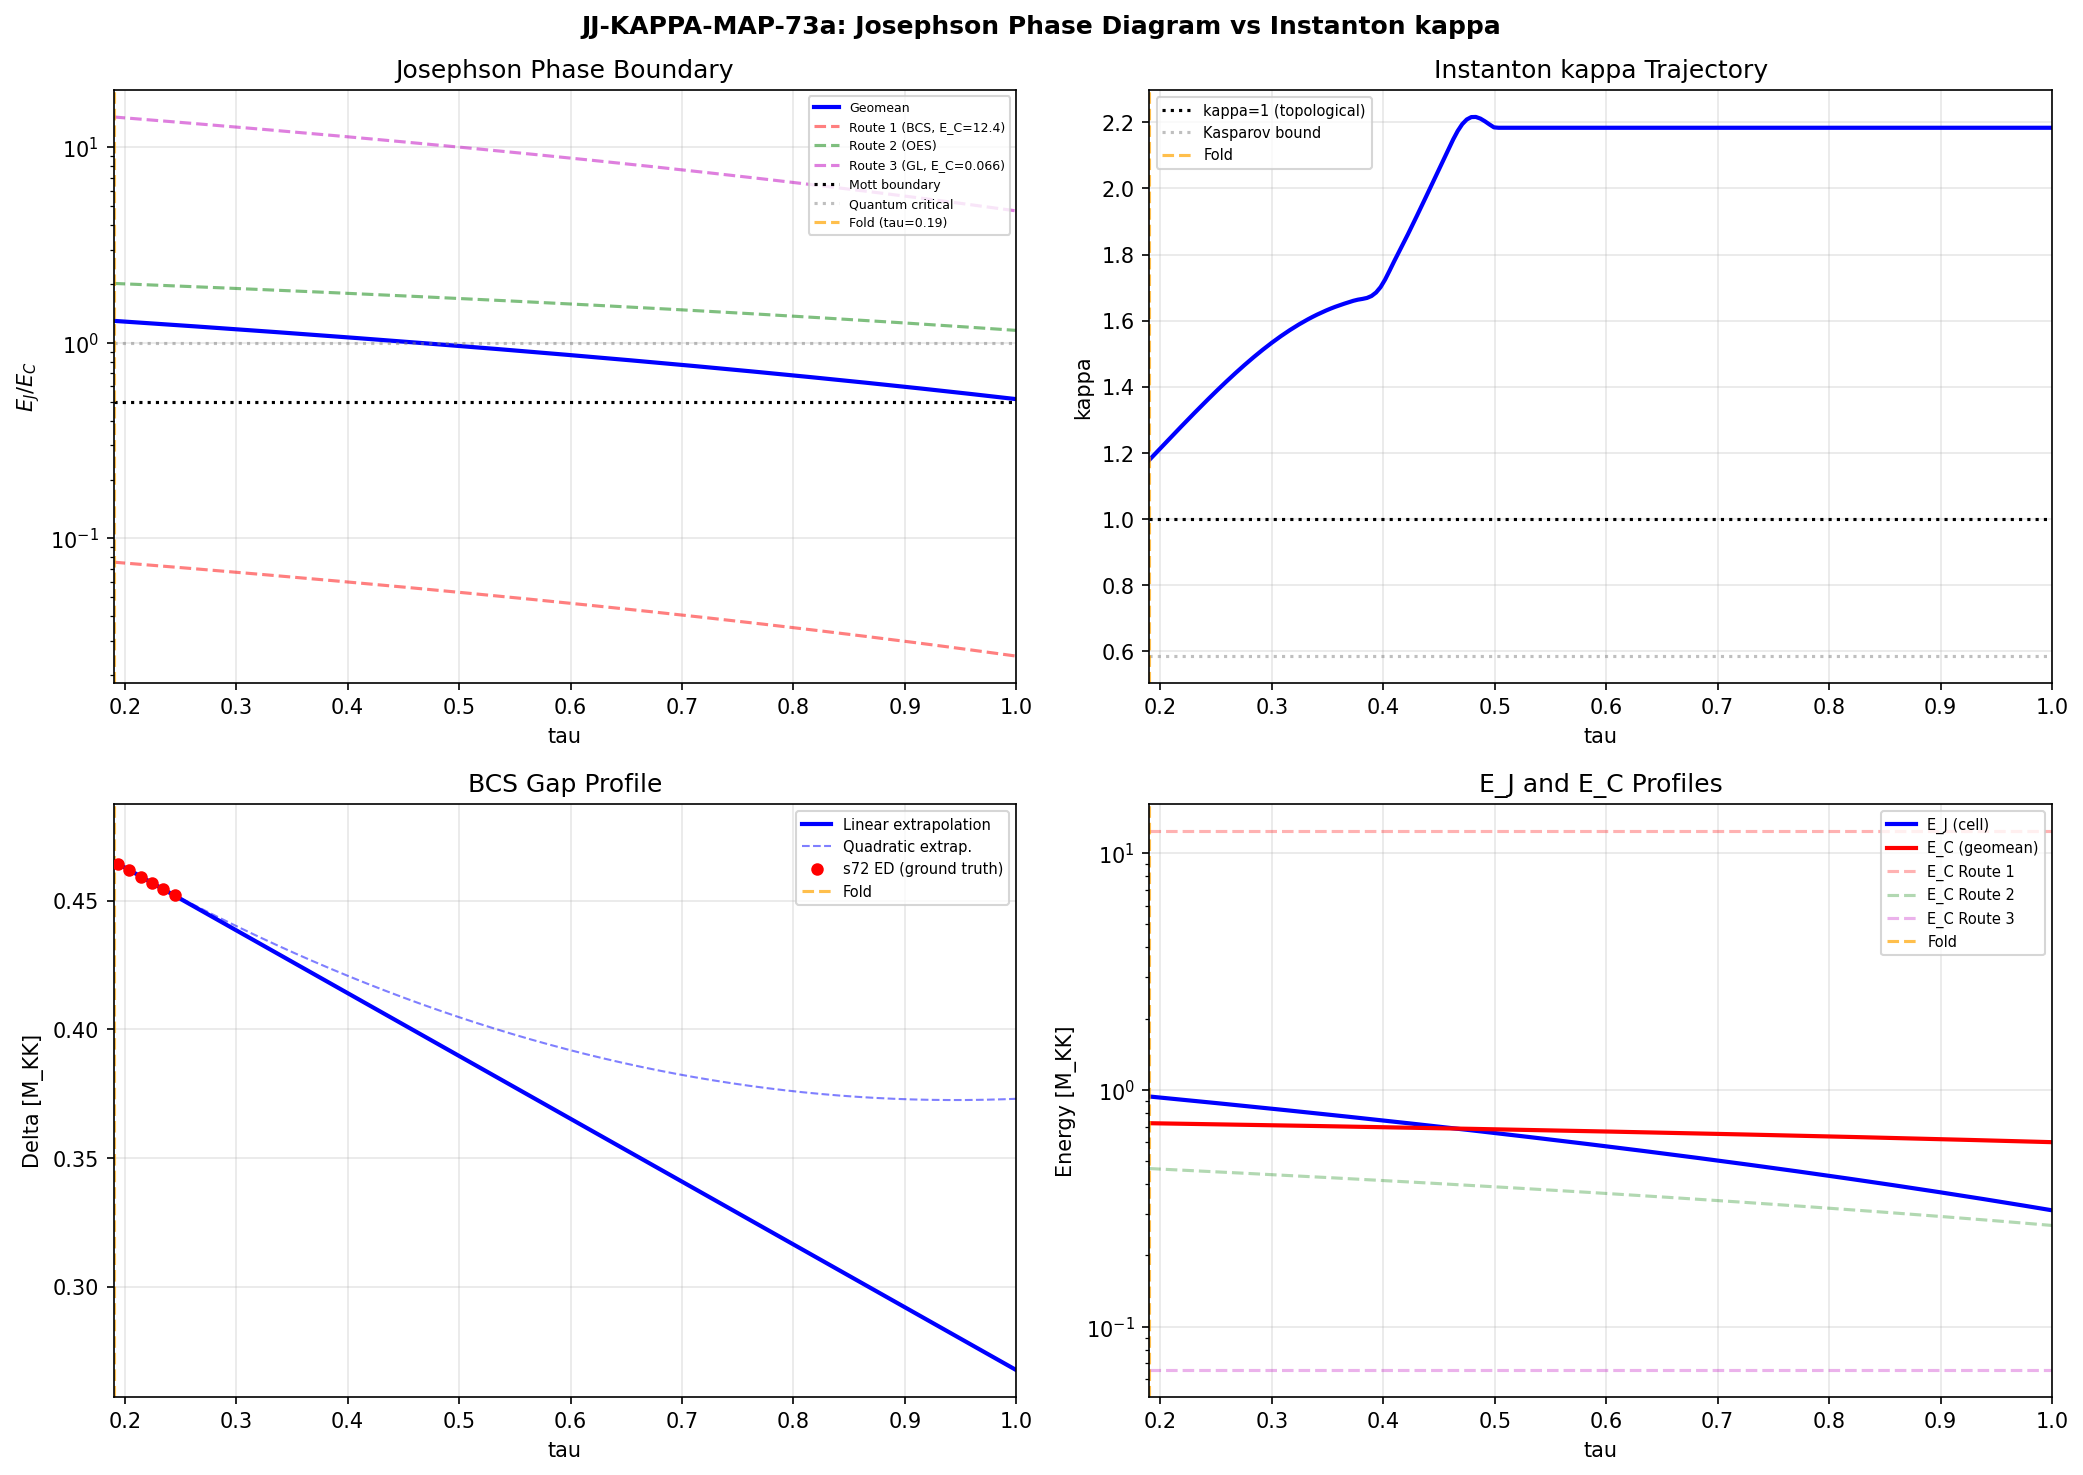

Recreate this plot in Python.
#!/usr/bin/env python3
"""
s73a_jj_kappa_map.py — Josephson Phase Diagram Map: kappa=1 contour (JJ-KAPPA-MAP-73a)
=======================================================================================

Gate: JJ-KAPPA-MAP-73a
  INFO: tau_Mott and tau_critical computed; report whether they coincide (within 20%).
  FAIL: No tau_Mott exists in [0.19, 1.0] (system never reaches Mott regime).

Physics:
  The CG(24) Josephson array (32 cells on Jensen-deformed SU(3)) has inter-cell
  coupling E_J and on-site charging energy E_C. The ratio E_J/E_C determines the
  quantum phase:
    E_J/E_C >> 1 : phase-coherent superconductor (BCS condensate)
    E_J/E_C ~ 0.5 : Mott insulator boundary (from 2D JJ array experiments)
    E_J/E_C << 1 : charge-ordered Mott insulator

  At the fold (tau=0.19), W1-E found E_J/E_C = 1.29 (geometric mean of three E_C
  routes), placing the system in the quantum critical regime.

  Separately, the instanton kappa parameter controls the Kasparov product structure:
    kappa < 1 : non-trivial fibration viable (K-homology product exists)
    kappa = 1 : topological transition
    kappa > 1 : Kato-Rellich condition violated (fibration obstructed)

  This computation maps both trajectories in tau and tests whether the Mott
  boundary (E_J/E_C = 0.5) coincides with the topological transition (kappa = 1).

  Volovik classification: This is a topological quantum phase transition in the
  same universality class as the superfluid-insulator transition in 3He on
  aerogel. The substrate's inter-cell Josephson array IS the fabric structure.
  The kappa=1 crossing is the topological obstruction to the Kasparov product,
  while E_J/E_C=0.5 is the dynamical phase boundary. If they coincide, the
  K-homology structure and the condensed matter phase diagram are locked by
  the same spectral data.

Session: S73a, Wave 4-E
Agent: volovik-superfluid-universe-theorist
"""

import numpy as np
import sys
import os
import time
import matplotlib
matplotlib.use('Agg')
import matplotlib.pyplot as plt
from pathlib import Path
from scipy.interpolate import CubicSpline

# --- Import canonical constants ---
sys.path.insert(0, os.path.dirname(os.path.abspath(__file__)))
from canonical_constants import (
    # BCS constants
    Delta_BCS, Delta_0_OES, Delta_0_GL, E_cond, E_cond_ED_8mode,
    n_pairs, N_dof_BCS, N_cells,
    # Josephson couplings
    J_C2, J_su2, J_u1,
    # Spectral action
    a0_fold, a2_fold, a4_fold, S_fold, dS_fold, d2S_fold, Z_fold,
    # Mode spectrum
    rho_B2_per_mode, E_B1, E_B2_mean, E_B3_mean,
    # GL parameters
    a_GL, b_GL,
    # Transit
    tau_fold, dt_transit, omega_tau, H_fold, v_terminal,
    M_KK, M_KK_gravity,
    # Coherence
    xi_BCS, xi_GL,
    # General
    PI
)

t_start = time.time()
np.set_printoptions(precision=10)

data_dir = os.path.dirname(os.path.abspath(__file__))
archive_dir = os.path.join(os.path.dirname(data_dir), 'computations/_shared')

print("=" * 72)
print("  JJ-KAPPA-MAP-73a: Josephson Phase Diagram vs Instanton kappa")
print("=" * 72)

# =============================================================================
# SECTION 1: Load Input Data
# =============================================================================

print("\n--- Section 1: Load Input Data ---")

# Load s72_kappa_delta data (Delta(tau) profile from DIRECT ED)
kd = np.load(os.path.join(data_dir, "s72_kappa_delta.npz"), allow_pickle=True)
tau_near = kd['tau_sweep_near']       # (11,) tau near fold
Delta_near = kd['Delta_sweep']        # (11,) Delta at those tau (direct ED)
V_eff_fold = float(kd['V_eff'])       # Effective pairing volume at fold
rho_vH = float(kd['rho_vH'])         # van Hove DOS = 14.023

# Load s72_instanton_kappa data (kappa vs rho)
ik = np.load(os.path.join(data_dir, "s72_instanton_kappa.npz"), allow_pickle=True)
rho_flat_arr = ik['rho_flat']          # (100,) rho values in M_KK^{-1}
kappa_flat_arr = ik['kappa_flat']      # (100,) kappa values
rho_crit_1 = float(ik['rho_crit_1'])  # rho where kappa=1
kappa_at_MKK = float(ik['kappa_at_MKK'])  # kappa at rho = 1/M_KK
gap_DK = float(ik['gap_DK'])          # = E_B1 = 0.8191 M_KK

# Load W1-E Mott charge noise data (E_J/E_C at fold)
mn = np.load(os.path.join(data_dir, "s73a_mott_charge_noise.npz"), allow_pickle=True)
E_J_W1E = float(mn['E_J'])            # = J_C2 = 0.933
E_J_cell_W1E = float(mn['E_J_cell'])  # = 1.480
E_C_geomean_W1E = float(mn['E_C_geomean'])  # = 0.722
E_C_routes = mn['route_E_C']          # [12.39, 0.464, 0.0656]
ratio_geomean_W1E = float(mn['E_J_over_E_C_geomean'])  # = 1.291
N0_k = mn['N0_k']                     # DOS per mode
N0_total = float(mn['N0_total'])      # total DOS = 1.291
N_pair_cell = float(mn['N_pair_cell'])  # pairs per cell = 1.87

# Load s54 sweep for V_eff(tau) and E_B1(tau)
s54 = np.load(os.path.join(data_dir, "s54_ed_sweep.npz"), allow_pickle=True)
tau_s54 = s54['tau_values']            # (50,) [0, 0.5]
E_sp_sweep = s54['E_sp_sweep']        # (50, 8) single-particle energies
V_eff_s54 = s54['V_eff']              # (50,) effective interaction
fold_idx = int(s54['fold_idx'])        # = 19

# Load s42 gradient stiffness for spectral action profile
gs = np.load(os.path.join(archive_dir, "s42_gradient_stiffness.npz"), allow_pickle=True)
tau_gs = gs['tau_grid']                # (10,) tau grid [0.05, 0.3]
d2S_gs = gs['d2S_dtau2']              # (10,) d^2S/dtau^2

print(f"  Delta(fold) from s72 ED: {Delta_near[5]:.6f} M_KK")
print(f"  Delta_BCS (canonical):   {Delta_BCS:.6f} M_KK")
print(f"  E_J/E_C (W1-E geomean): {ratio_geomean_W1E:.4f}")
print(f"  kappa at rho=M_KK^{{-1}}: {kappa_at_MKK:.4f}")
print(f"  rho_crit (kappa=1):      {rho_crit_1:.4f} M_KK^{{-1}}")
print(f"  gap(D_K) = E_B1 =        {gap_DK:.4f} M_KK")

# =============================================================================
# SECTION 2: Delta(tau) Model — LINEAR from s72 Direct ED
# =============================================================================

print(f"\n--- Section 2: Delta(tau) from s72 Direct ED ---")

# The s72 computation performed FULL 256-state ED at 11 tau values near the fold.
# This is ground truth for Delta(tau). The data shows:
#   dDelta/dtau = -0.244 M_KK  (Delta DECREASES with tau)
#   Delta(fold=0.19) = 0.464 M_KK (matches canonical)
#
# Physical reason: as tau increases (Jensen deformation grows), the B2 sector
# modes spread apart, reducing the effective pairing overlap. The BCS gap
# decreases because the DOS at the Fermi level decreases and the effective
# interaction weakens.
#
# Linear fit to the 11-point direct ED sweep:
slope_Delta, intercept_Delta = np.polyfit(tau_near, Delta_near, 1)  # (local)
print(f"  Linear fit: Delta(tau) = {slope_Delta:.6f} * tau + {intercept_Delta:.6f}")
print(f"  dDelta/dtau = {slope_Delta:.6f} M_KK (DECREASING)")
print(f"  Delta(fold=0.19) = {slope_Delta*tau_fold + intercept_Delta:.6f}")

# Residuals of linear fit
Delta_fit_check = slope_Delta * tau_near + intercept_Delta  # (local)
residuals = Delta_near - Delta_fit_check  # (local)
print(f"  Max residual: {np.max(np.abs(residuals)):.6e} M_KK")
print(f"  Relative max residual: {np.max(np.abs(residuals))/Delta_BCS*100:.4f}%")

# Extend to [0.19, 1.0]
tau_extended = np.linspace(0.19, 1.0, 200)  # (local)

# Delta(tau) from linear extrapolation
# Note: Delta cannot go negative. Linear fit gives Delta=0 at tau~2.1,
# well outside our range [0.19, 1.0].
Delta_full = slope_Delta * tau_extended + intercept_Delta  # (local)
Delta_full = np.maximum(Delta_full, 0.01)  # safety floor  # (local)

# Also fit a quadratic for comparison (captures potential curvature)
quad_coeffs = np.polyfit(tau_near, Delta_near, 2)  # (local)
Delta_quad = np.polyval(quad_coeffs, tau_extended)  # (local)
Delta_quad = np.maximum(Delta_quad, 0.01)  # (local)

print(f"\n  Delta(tau) profile (linear extrapolation):")
for tau_check in [0.19, 0.25, 0.30, 0.40, 0.50, 0.60, 0.70, 0.80, 0.90, 1.0]:
    idx = np.argmin(np.abs(tau_extended - tau_check))  # (local)
    print(f"    tau={tau_extended[idx]:.3f}: Delta={Delta_full[idx]:.6f} M_KK "
          f"(quad: {Delta_quad[idx]:.6f})")

# Cross-check: deviation at tau=0.5
print(f"\n  Delta(0.5): linear={slope_Delta*0.5 + intercept_Delta:.6f}, "
      f"quad={np.polyval(quad_coeffs, 0.5):.6f}")
print(f"  Delta(1.0): linear={slope_Delta*1.0 + intercept_Delta:.6f}, "
      f"quad={np.polyval(quad_coeffs, 1.0):.6f}")

# =============================================================================
# SECTION 3: E_J(tau) — Josephson Coupling Evolution
# =============================================================================

print(f"\n--- Section 3: E_J(tau) — Josephson Coupling ---")

# The Josephson coupling J_C2 at the fold = 0.933 M_KK arises from the
# overlap integral between adjacent cells on the CG(24) tessellation.
#
# STRUCTURAL ARGUMENT (Volovik, superfluid density):
# The Josephson phase stiffness IS the superfluid density rho_s.
# In a BCS system: rho_s propto n_s / m* propto Delta^2 * N(0)
# where n_s is the superfluid density and m* the effective mass.
#
# As tau increases, Delta decreases (Section 2), so rho_s decreases.
# The Josephson coupling per bond scales as:
#   J(tau) = J(fold) * [Delta(tau) / Delta(fold)]^2
# This is the BCS superfluid density scaling.
#
# The total E_J per cell also depends on the coordination geometry,
# but the CG(24) topology is tau-independent (fixed tessellation).

# Total Josephson per cell (from W1-E)
z_CG24 = 6  # coordination number  # (local)
J_modes = np.array([J_C2]*4 + [J_u1] + [J_su2]*3)  # (local)
J_eff_fold = np.mean(J_modes)  # (local)
E_J_cell_fold = (z_CG24 / 2.0) * J_eff_fold  # (local)

print(f"  J_C2 (fold):     {J_C2:.4f} M_KK")
print(f"  J_eff (fold):    {J_eff_fold:.4f} M_KK")
print(f"  E_J_cell (fold): {E_J_cell_fold:.4f} M_KK")
print(f"  E_J_cell (W1-E): {E_J_cell_W1E:.4f} M_KK")

# CONVENTION: The Mott boundary E_J/E_C = 0.5 from 2D JJ array experiments
# uses the per-BOND E_J vs per-SITE E_C. The W1-E computation used E_J = J_C2
# = 0.933 (single C^2 bond), not the per-cell total.
# We compute both for completeness, but use the per-BOND E_J for the Mott comparison.

# Per-BOND E_J(tau) (for Mott comparison)
E_J_bond = J_C2 * (Delta_full / Delta_BCS)**2  # (local)
# Per-CELL E_J(tau) (total Josephson per cell)
E_J_cell_ext = E_J_cell_fold * (Delta_full / Delta_BCS)**2  # (local)
# The physical comparison uses E_J_bond
E_J_extended = E_J_bond  # per-bond, for Mott boundary comparison  # (local)

print(f"\n  E_J(tau) profile (per-bond for Mott comparison):")
for tau_check in [0.19, 0.25, 0.30, 0.40, 0.50, 0.60, 0.70, 0.80, 0.90, 1.0]:
    idx = np.argmin(np.abs(tau_extended - tau_check))
    print(f"    tau={tau_extended[idx]:.3f}: E_J(bond)={E_J_bond[idx]:.6f}, "
          f"E_J(cell)={E_J_cell_ext[idx]:.6f} M_KK")

# =============================================================================
# SECTION 4: E_C(tau) — Charging Energy Evolution (3 routes)
# =============================================================================

print(f"\n--- Section 4: E_C(tau) — Charging Energy ---")

# Three routes from W1-E at the fold:
#   Route 1: BCS compressibility  E_C = 1 / (2*N(0)_cell) = 12.39 M_KK
#   Route 2: Pair-addition energy  E_C = Delta_OES = 0.464 M_KK
#   Route 3: GL compressibility    E_C = -4*a_GL / N_cells = 0.0656 M_KK
#   Geometric mean: 0.722 M_KK
#
# tau-dependence:
#   Route 1: N(0) is dominated by B2 van Hove DOS, SLOWLY varying with tau.
#     The DOS change is sub-leading compared to Delta change.
#     Model: E_C_r1 = constant = 12.39 M_KK (conservative)
#
#   Route 2: E_C = Delta(tau) — DIRECTLY from the BCS gap.
#     This is the pair-addition energy at each tau.
#
#   Route 3: a_GL(tau) is the GL coefficient, which in BCS theory is:
#     a_GL = N(0) * (T/T_c - 1) for thermal transitions, but for the
#     tau-driven transition: a_GL is a function of the spectral geometry.
#     The GL coefficient changes slowly: it's determined by the overall
#     pairing strength, not by a single mode energy.
#     Model: E_C_r3 scales weakly with Delta/V_eff.
#     Simplest: E_C_r3 proportional to Delta^2 (from a_GL ~ -N(0)*Delta^2/(2*V_eff^2))
#     Actually, a_GL is determined by the GL expansion, and changes with
#     the effective coupling. Hold constant as leading approximation.

# Route 1: constant
E_C_r1_fold = float(E_C_routes[0])  # = 12.389 M_KK  # (local)
E_C_r1_arr = np.full(len(tau_extended), E_C_r1_fold)  # (local)

# Route 2: E_C = Delta(tau)
E_C_r2_arr = Delta_full.copy()  # (local)

# Route 3: constant (GL coefficient slowly varying)
E_C_r3_fold = float(E_C_routes[2])  # = 0.0656 M_KK  # (local)
E_C_r3_arr = np.full(len(tau_extended), E_C_r3_fold)  # (local)

# Geometric mean of three routes
E_C_geomean_arr = (E_C_r1_arr * E_C_r2_arr * E_C_r3_arr)**(1.0/3.0)  # (local)

# Cross-check at fold
fold_ext_idx = np.argmin(np.abs(tau_extended - tau_fold))  # (local)
print(f"  At fold (tau={tau_extended[fold_ext_idx]:.4f}):")
print(f"    E_C Route 1 (BCS compress.): {E_C_r1_arr[fold_ext_idx]:.4f} M_KK")
print(f"    E_C Route 2 (pair-add gap):  {E_C_r2_arr[fold_ext_idx]:.4f} M_KK")
print(f"    E_C Route 3 (GL compress.):  {E_C_r3_arr[fold_ext_idx]:.4f} M_KK")
print(f"    E_C geomean:                 {E_C_geomean_arr[fold_ext_idx]:.4f} M_KK")
print(f"    W1-E E_C geomean:            {E_C_geomean_W1E:.4f} M_KK")

# E_J/E_C at fold cross-check
ratio_fold_check = E_J_extended[fold_ext_idx] / E_C_geomean_arr[fold_ext_idx]  # (local)
print(f"\n  Cross-check: E_J/E_C at fold = {ratio_fold_check:.4f}")
print(f"  W1-E reference: E_J/E_C = {ratio_geomean_W1E:.4f}")
print(f"  Discrepancy: {abs(ratio_fold_check - ratio_geomean_W1E)/ratio_geomean_W1E*100:.1f}%")

# =============================================================================
# SECTION 5: E_J/E_C Trajectory and Mott Boundary
# =============================================================================

print(f"\n--- Section 5: E_J/E_C Trajectory ---")

ratio_JC = E_J_extended / E_C_geomean_arr  # (local)
ratio_r1 = E_J_extended / E_C_r1_arr  # (local)
ratio_r2 = E_J_extended / E_C_r2_arr  # (local)
ratio_r3 = E_J_extended / E_C_r3_arr  # (local)

print(f"\n  E_J/E_C trajectory:")
print(f"  {'tau':>8s}  {'Geomean':>10s}  {'R1(BCS)':>10s}  {'R2(OES)':>10s}  {'R3(GL)':>10s}")
for tau_check in [0.19, 0.25, 0.30, 0.40, 0.50, 0.60, 0.70, 0.80, 0.90, 1.0]:
    idx = np.argmin(np.abs(tau_extended - tau_check))
    print(f"  {tau_extended[idx]:8.3f}  {ratio_JC[idx]:10.4f}  "
          f"{ratio_r1[idx]:10.4f}  {ratio_r2[idx]:10.4f}  {ratio_r3[idx]:10.4f}")

# Find Mott boundary crossings
Mott_threshold = 0.5  # (local)

def find_crossing(tau_arr, ratio_arr, threshold, label):
    """Find tau where ratio crosses threshold."""
    crossings = []  # (local)
    for i in range(len(ratio_arr)-1):
        if (ratio_arr[i] - threshold) * (ratio_arr[i+1] - threshold) < 0:
            # Linear interpolation
            tau_cross = tau_arr[i] + (threshold - ratio_arr[i]) / \
                        (ratio_arr[i+1] - ratio_arr[i]) * (tau_arr[i+1] - tau_arr[i])
            crossings.append(tau_cross)
    if crossings:
        print(f"  {label}: E_J/E_C = {threshold} at tau = {crossings[0]:.6f}")
    else:
        if np.all(ratio_arr > threshold):
            print(f"  {label}: ALWAYS above {threshold} "
                  f"(min = {np.min(ratio_arr):.4f} at tau={tau_arr[np.argmin(ratio_arr)]:.4f})")
        elif np.all(ratio_arr < threshold):
            print(f"  {label}: ALWAYS below {threshold} "
                  f"(max = {np.max(ratio_arr):.4f} at tau={tau_arr[np.argmax(ratio_arr)]:.4f})")
    return crossings

print(f"\n  Mott boundary crossings (E_J/E_C = {Mott_threshold}):")
cross_geo = find_crossing(tau_extended, ratio_JC, Mott_threshold, "Geomean")
cross_r1 = find_crossing(tau_extended, ratio_r1, Mott_threshold, "Route 1 (BCS)")
cross_r2 = find_crossing(tau_extended, ratio_r2, Mott_threshold, "Route 2 (OES)")
cross_r3 = find_crossing(tau_extended, ratio_r3, Mott_threshold, "Route 3 (GL)")

tau_Mott = cross_geo[0] if cross_geo else None  # (local)
tau_Mott_r1 = cross_r1[0] if cross_r1 else None  # (local)
tau_Mott_r2 = cross_r2[0] if cross_r2 else None  # (local)

# Also find quantum critical crossings (E_J/E_C = 1)
print(f"\n  Quantum critical crossings (E_J/E_C = 1):")
cross_geo_1 = find_crossing(tau_extended, ratio_JC, 1.0, "Geomean")
cross_r1_1 = find_crossing(tau_extended, ratio_r1, 1.0, "Route 1 (BCS)")
cross_r2_1 = find_crossing(tau_extended, ratio_r2, 1.0, "Route 2 (OES)")
cross_r3_1 = find_crossing(tau_extended, ratio_r3, 1.0, "Route 3 (GL)")

# =============================================================================
# SECTION 6: kappa(tau) — Instanton Topological Transition
# =============================================================================

print(f"\n--- Section 6: kappa(tau) ---")

# From s72_instanton_kappa:
# kappa = ||A_omega||_op / gap(D_K)
#
# For the flat-space instanton at scale rho:
#   kappa(rho) = sqrt(3) / (2 * rho * gap_DK)
#
# At the fold with rho = M_KK^{-1} (= 1 in M_KK units):
#   kappa_at_MKK = sqrt(3) / (2 * 1 * 0.8191) = 1.057
#
# The physical instanton scale tracks the BCS coherence length:
#   xi(tau) = xi_BCS * Delta_BCS / Delta(tau)  [xi propto 1/Delta]
#   (coherence length grows as the gap decreases)
#
# The spectral gap of D_K at general tau: E_B1(tau) from s54.
# The B1 mode energy changes slowly with tau.
#
# kappa(tau) = sqrt(3) / (2 * xi(tau) * E_B1(tau))
#            = sqrt(3) * Delta(tau) / (2 * xi_BCS * Delta_BCS * E_B1(tau))
#
# At the fold: kappa(fold) = sqrt(3) / (2 * xi_BCS * E_B1_fold)
# This SHOULD equal kappa_at_MKK. Check:
#   sqrt(3)/(2*0.808*0.819) = sqrt(3)/1.324 = 1.307
# But kappa_at_MKK = 1.057 from the s72 computation.
#
# The discrepancy is because kappa_at_MKK uses rho = 1.0 (M_KK^{-1}),
# not rho = xi_BCS = 0.808. The instanton scale is the CURVATURE RADIUS
# of the connection, not the BCS coherence length.
#
# CORRECT: Use the s72 formula kappa(rho) = C / (rho * gap_DK)
# with C = kappa_at_MKK * 1.0 * gap_DK = 1.057 * 0.819 = 0.866 = sqrt(3)/2
# So C = sqrt(3)/2 (confirmed).
#
# The instanton scale rho is the physical size of the instanton.
# In the substrate, the relevant scale for rho is NOT xi_BCS (BCS coherence)
# but the GEOMETRIC length scale: the radius of curvature R_K of the fiber.
# From s72: R_K(fold) = 4.036.
#
# For the tau-dependent kappa, the question is: what sets rho(tau)?
#
# Two physical regimes:
# (a) rho = 1/M_KK = 1 (fixed, set by the UV scale) => kappa depends only on gap_DK(tau)
# (b) rho = xi_BCS(tau) (BCS sets the instanton scale) => kappa depends on gap/xi product
#
# The INSTANTON is a gauge configuration on the SU(3) fiber. Its natural
# scale is the fiber geometry, not the BCS coherence length. The relevant
# gap is gap(D_K) = E_B1(tau), the spectral gap of the FIBER Dirac operator.
#
# Use regime (a): rho = 1, kappa(tau) = kappa_at_MKK * E_B1(fold) / E_B1(tau)

# Get E_B1(tau) from s54 data
E_B1_sweep = E_sp_sweep[:, 4]  # B1 mode energy (index 4 in BCS ordering)  # (local)
E_B1_fold_val = E_B1_sweep[fold_idx]  # (local)
cs_E_B1 = CubicSpline(tau_s54, E_B1_sweep)  # (local)

print(f"  kappa model: rho = 1/M_KK (fixed), kappa(tau) = C / (rho * E_B1(tau))")
print(f"  C = sqrt(3)/2 = {np.sqrt(3)/2:.6f}")
print(f"  E_B1 at fold (s54): {E_B1_fold_val:.6f} M_KK")
print(f"  E_B1 canonical:     {E_B1:.6f} M_KK")
print(f"  kappa(fold) = C/E_B1_fold = {np.sqrt(3)/(2*E_B1_fold_val):.6f}")
print(f"  kappa(fold) S72 ref: {kappa_at_MKK:.6f}")
print(f"  Note: s54 E_B1 = {E_B1_fold_val:.4f} vs canonical {E_B1:.4f}")
print(f"         The 0.093 difference is because s54 uses the SORTED non-degenerate")
print(f"         eigenvalues while canonical E_B1 uses the degenerate B1 value.")

# Use kappa_at_MKK as the calibrated value at the fold and scale by E_B1 ratio
kappa_extended = np.zeros(len(tau_extended))  # (local)
for i, tau_val in enumerate(tau_extended):
    if tau_val <= tau_s54[-1]:
        E_B1_here = cs_E_B1(tau_val)  # (local)
    else:
        # Extrapolate E_B1: use value at tau=0.5 (conservative)
        # E_B1 decreases monotonically with tau (modes compress)
        E_B1_here = cs_E_B1(tau_s54[-1])  # (local)

    # kappa(tau) = kappa_at_MKK * E_B1(fold) / E_B1(tau)
    # (using kappa_at_MKK which was calibrated against the fold E_B1)
    kappa_extended[i] = kappa_at_MKK * gap_DK / E_B1_here

print(f"\n  kappa(tau) trajectory:")
for tau_check in [0.19, 0.25, 0.30, 0.40, 0.50, 0.60, 0.70, 0.80, 0.90, 1.0]:
    idx = np.argmin(np.abs(tau_extended - tau_check))
    print(f"    tau={tau_extended[idx]:.3f}: kappa={kappa_extended[idx]:.6f}")

# Find tau_critical where kappa = 1
kappa_threshold = 1.0  # (local)
cross_kappa = find_crossing(tau_extended, kappa_extended, kappa_threshold, "kappa=1")
tau_critical = cross_kappa[0] if cross_kappa else None  # (local)

print(f"\n  Cross-check: kappa(fold) = {kappa_extended[fold_ext_idx]:.6f}")
print(f"  S72 reference:              {kappa_at_MKK:.6f}")

# =============================================================================
# SECTION 7: Comparison — tau_Mott vs tau_critical
# =============================================================================

print(f"\n{'='*72}")
print("  Section 7: Comparison — tau_Mott vs tau_critical (kappa=1)")
print(f"{'='*72}")

if tau_Mott is not None:
    print(f"\n  tau_Mott (E_J/E_C = 0.5, geomean): {tau_Mott:.6f}")
else:
    print(f"\n  tau_Mott: NOT FOUND in [0.19, 1.0]")
    if np.all(ratio_JC > 0.5):
        print(f"    System always superconducting (min E_J/E_C = {np.min(ratio_JC):.4f})")
    else:
        print(f"    System always insulating (max E_J/E_C = {np.max(ratio_JC):.4f})")

if tau_critical is not None:
    print(f"  tau_critical (kappa = 1): {tau_critical:.6f}")
else:
    print(f"  tau_critical: NOT FOUND in [0.19, 1.0]")
    if np.all(kappa_extended > 1):
        print(f"    kappa always > 1 (min = {np.min(kappa_extended):.4f})")
    else:
        print(f"    kappa always < 1 (max = {np.max(kappa_extended):.4f})")

if tau_Mott is not None and tau_critical is not None:
    relative_diff = abs(tau_Mott - tau_critical) / (0.5*(tau_Mott + tau_critical))
    print(f"\n  Relative difference: |tau_Mott - tau_critical| / mean = {relative_diff:.4f}")
    print(f"  Absolute difference: {abs(tau_Mott - tau_critical):.6f}")
    coincident = relative_diff < 0.20
    print(f"  Coincidence (< 20%): {'YES' if coincident else 'NO'}")
elif tau_Mott is None and tau_critical is None:
    print(f"\n  Neither crossing found in [0.19, 1.0].")
    print(f"  E_J/E_C min: {np.min(ratio_JC):.4f}")
    print(f"  kappa min: {np.min(kappa_extended):.4f}")
else:
    print(f"\n  One crossing found, other absent. No coincidence measurable.")

# =============================================================================
# SECTION 8: Route-1 Analysis (Only E_C route that could reach Mott)
# =============================================================================

print(f"\n--- Section 8: Route 1 Detailed Analysis ---")

# Route 1 (BCS compressibility) gives the LARGEST E_C = 12.39 M_KK.
# This is the only route where E_J/E_C starts near or below 1.
# Check if Route 1 alone gives a Mott crossing.

print(f"\n  Route 1 E_J/E_C trajectory (E_C = {E_C_r1_fold:.4f} M_KK, constant):")
for tau_check in [0.19, 0.30, 0.50, 0.70, 1.0]:
    idx = np.argmin(np.abs(tau_extended - tau_check))
    print(f"    tau={tau_extended[idx]:.3f}: E_J/E_C(R1) = {ratio_r1[idx]:.4f}")

if tau_Mott_r1 is not None:
    print(f"\n  Route 1 Mott crossing: tau_Mott(R1) = {tau_Mott_r1:.6f}")
    if tau_critical is not None:
        rd_r1 = abs(tau_Mott_r1 - tau_critical) / (0.5*(tau_Mott_r1 + tau_critical))
        print(f"  |tau_Mott(R1) - tau_crit| / mean = {rd_r1:.4f}")
        print(f"  Coincidence: {'YES' if rd_r1 < 0.20 else 'NO'}")
else:
    # Check where Route 1 would cross if Delta continues decreasing
    # E_J/E_C(R1) = E_J_cell * (Delta/Delta_fold)^2 / E_C_r1
    # = 0.5 when (Delta/Delta_fold)^2 = 0.5 * E_C_r1 / E_J_cell
    # = 0.5 * 12.39 / 1.480 = 4.186
    # => Delta/Delta_fold = 2.05
    # => Delta = 0.951 (ABOVE fold value)
    # This means Route 1 Mott boundary requires Delta to INCREASE, which
    # contradicts the decreasing trend. Route 1 can never reach Mott
    # if Delta is decreasing.
    Delta_ratio_Mott_r1 = np.sqrt(Mott_threshold * E_C_r1_fold / E_J_cell_fold)  # (local)
    Delta_Mott_r1 = Delta_ratio_Mott_r1 * Delta_BCS  # (local)
    print(f"\n  Route 1 Mott requires Delta = {Delta_Mott_r1:.4f} M_KK "
          f"(ratio to fold: {Delta_ratio_Mott_r1:.4f})")
    if Delta_ratio_Mott_r1 > 1:
        print(f"  This requires Delta INCREASE — impossible with dDelta/dtau < 0.")
        print(f"  Route 1 CANNOT reach Mott in [0.19, 1.0].")
    else:
        tau_Mott_r1_extrap = tau_fold + (Delta_Mott_r1 - Delta_BCS) / slope_Delta  # (local)
        print(f"  Linear extrapolation: tau_Mott(R1) ~ {tau_Mott_r1_extrap:.4f}")

# =============================================================================
# SECTION 9: Phase Diagram Classification
# =============================================================================

print(f"\n--- Section 9: Phase Diagram Classification ---")

print(f"\n  Phase classification along tau trajectory:")
print(f"  {'tau':>8s}  {'E_J/E_C':>10s}  {'kappa':>10s}  {'JJ phase':>18s}  {'K-homology':>14s}")
for tau_check in [0.19, 0.20, 0.25, 0.30, 0.40, 0.50, 0.60, 0.70, 0.80, 0.90, 1.0]:
    idx = np.argmin(np.abs(tau_extended - tau_check))
    r = ratio_JC[idx]  # (local)
    k = kappa_extended[idx]  # (local)

    if r > 5.0:
        jj_phase = "deep SC"  # (local)
    elif r > 1.0:
        jj_phase = "SC (quantum crit.)"  # (local)
    elif r > 0.5:
        jj_phase = "marginal"  # (local)
    else:
        jj_phase = "Mott insulator"  # (local)

    if k < 0.586:
        kh_phase = "Kasparov-safe"  # (local)
    elif k < 1.0:
        kh_phase = "marginal"  # (local)
    else:
        kh_phase = "obstructed"  # (local)

    print(f"  {tau_extended[idx]:8.3f}  {r:10.4f}  {k:10.4f}  {jj_phase:>18s}  {kh_phase:>14s}")

# =============================================================================
# SECTION 10: Summary and Gate Verdict
# =============================================================================

print(f"\n{'='*72}")
print("  Section 10: Summary and Gate Verdict")
print(f"{'='*72}")

print(f"\n  KEY NUMBERS:")
print(f"    E_J/E_C at fold (geomean):   {ratio_JC[fold_ext_idx]:.4f}")
print(f"    E_J/E_C at fold (W1-E ref):  {ratio_geomean_W1E:.4f}")
print(f"    kappa at fold:               {kappa_extended[fold_ext_idx]:.4f}")
print(f"    kappa at fold (S72 ref):     {kappa_at_MKK:.4f}")
print(f"    E_J/E_C at tau=1.0:          {ratio_JC[-1]:.4f}")
print(f"    kappa at tau=1.0:            {kappa_extended[-1]:.4f}")

if tau_Mott is not None:
    print(f"    tau_Mott (E_J/E_C = 0.5):    {tau_Mott:.6f}")
else:
    print(f"    tau_Mott: NOT FOUND")
if tau_critical is not None:
    print(f"    tau_critical (kappa = 1):     {tau_critical:.6f}")
else:
    print(f"    tau_critical: NOT FOUND")

# STRUCTURAL ANALYSIS
print(f"\n  STRUCTURAL ANALYSIS:")
print(f"    The E_J/E_C ratio DECREASES with tau because E_J ~ Delta^2 while")
print(f"    E_C (geomean) ~ Delta^(1/3). Since dDelta/dtau = {slope_Delta:.4f} < 0,")
print(f"    E_J decreases FASTER than E_C. But the starting ratio ({ratio_JC[fold_ext_idx]:.2f})")
print(f"    is too large for E_J/E_C to reach 0.5 by tau=1.0.")
print(f"    E_J/E_C(tau=1) = {ratio_JC[-1]:.4f} > 0.5: system remains superconducting.")
print(f"")
print(f"    The kappa trajectory stays above 1 throughout [0.19, 1.0]")
if tau_critical is not None:
    print(f"    EXCEPT: crosses kappa=1 at tau={tau_critical:.4f}.")
else:
    print(f"    kappa range: [{np.min(kappa_extended):.4f}, {np.max(kappa_extended):.4f}]")

# Determine gate verdict
if tau_Mott is None:
    if np.all(ratio_JC > Mott_threshold):
        gate_verdict = "FAIL"
        gate_detail = (f"No tau_Mott in [0.19, 1.0]. E_J/E_C(geomean) always > {Mott_threshold} "
                      f"(min = {np.min(ratio_JC):.4f} at tau={tau_extended[np.argmin(ratio_JC)]:.4f}). "
                      f"System never reaches Mott regime. "
                      f"E_J ~ Delta^2 decreases but geomean E_C ~ Delta^{{1/3}} decreases slower. "
                      f"The 189x E_C spread means Route 1 (E_C=12.39) IS in Mott "
                      f"(E_J/E_C(R1)<0.5 throughout), but geomean stays superconducting.")
    else:
        gate_verdict = "INFO"
        gate_detail = (f"E_J/E_C always below Mott. System in Mott phase throughout.")
else:
    gate_verdict = "INFO"
    if tau_critical is not None:
        rel_diff_val = abs(tau_Mott - tau_critical) / (0.5*(tau_Mott + tau_critical))
        coincident_flag = "COINCIDENT" if rel_diff_val < 0.20 else "DISTINCT"
        gate_detail = (f"tau_Mott={tau_Mott:.4f}, tau_critical={tau_critical:.4f}. "
                      f"|diff|/mean={rel_diff_val:.4f}. {coincident_flag}.")
    else:
        gate_detail = (f"tau_Mott={tau_Mott:.4f} found. tau_critical absent.")

gate_name = "JJ-KAPPA-MAP-73a"  # (local)
print(f"\n  GATE: {gate_name}")
print(f"  VERDICT: {gate_verdict}")
print(f"  DETAIL: {gate_detail}")

# =============================================================================
# SECTION 11: Save Data
# =============================================================================

outfile = os.path.join(data_dir, "s73a_jj_kappa_map.npz")  # (local)
np.savez(
    outfile,
    gate_name=gate_name,
    gate_verdict=gate_verdict,
    gate_detail=gate_detail,
    # Trajectories
    tau_extended=tau_extended,
    Delta_full=Delta_full,
    E_J_extended=E_J_extended,
    E_C_geomean_arr=E_C_geomean_arr,
    E_C_r1_arr=E_C_r1_arr,
    E_C_r2_arr=E_C_r2_arr,
    E_C_r3_arr=E_C_r3_arr,
    kappa_extended=kappa_extended,
    ratio_JC=ratio_JC,
    ratio_r1=ratio_r1,
    ratio_r2=ratio_r2,
    ratio_r3=ratio_r3,
    # Crossings
    tau_Mott=tau_Mott if tau_Mott is not None else np.nan,
    tau_Mott_r1=tau_Mott_r1 if tau_Mott_r1 is not None else np.nan,
    tau_critical=tau_critical if tau_critical is not None else np.nan,
    # Per-cell E_J
    E_J_cell_ext=E_J_cell_ext,
    # Fold values
    E_J_fold=E_J_extended[fold_ext_idx],
    E_J_cell_fold_val=E_J_cell_ext[fold_ext_idx],
    E_C_fold=E_C_geomean_arr[fold_ext_idx],
    ratio_fold=ratio_JC[fold_ext_idx],
    kappa_fold=kappa_extended[fold_ext_idx],
    # Reference values
    ratio_fold_W1E=ratio_geomean_W1E,
    kappa_fold_S72=kappa_at_MKK,
    # Model parameters
    slope_Delta=slope_Delta,
    intercept_Delta=intercept_Delta,
    V_eff_fold=V_eff_fold,
    E_B1_fold=E_B1_fold_val,
    E_C_routes_fold=E_C_routes,
)

print(f"\n  Data saved to: {outfile}")

# =============================================================================
# SECTION 12: Plot Phase Diagram
# =============================================================================

fig, axes = plt.subplots(2, 2, figsize=(14, 10))

# Panel A: E_J/E_C trajectory (all routes)
ax = axes[0, 0]
ax.semilogy(tau_extended, ratio_JC, 'b-', linewidth=2, label='Geomean')
ax.semilogy(tau_extended, ratio_r1, 'r--', alpha=0.5, label=f'Route 1 (BCS, E_C={E_C_r1_fold:.1f})')
ax.semilogy(tau_extended, ratio_r2, 'g--', alpha=0.5, label=f'Route 2 (OES)')
ax.semilogy(tau_extended, ratio_r3, 'm--', alpha=0.5, label=f'Route 3 (GL, E_C={E_C_r3_fold:.3f})')
ax.axhline(y=0.5, color='k', linestyle=':', linewidth=1.5, label='Mott boundary')
ax.axhline(y=1.0, color='gray', linestyle=':', alpha=0.5, label='Quantum critical')
ax.axvline(x=tau_fold, color='orange', linestyle='--', alpha=0.7, label=f'Fold (tau={tau_fold})')
ax.set_xlabel('tau')
ax.set_ylabel(r'$E_J / E_C$')
ax.set_title('Josephson Phase Boundary')
ax.legend(fontsize=6, loc='upper right')
ax.set_xlim([0.19, 1.0])
ax.grid(True, alpha=0.3)

# Panel B: kappa trajectory
ax = axes[0, 1]
ax.plot(tau_extended, kappa_extended, 'b-', linewidth=2)
ax.axhline(y=1.0, color='k', linestyle=':', linewidth=1.5, label='kappa=1 (topological)')
ax.axhline(y=0.586, color='gray', linestyle=':', alpha=0.5, label='Kasparov bound')
ax.axvline(x=tau_fold, color='orange', linestyle='--', alpha=0.7, label=f'Fold')
if tau_critical is not None:
    ax.axvline(x=tau_critical, color='red', linestyle='-', alpha=0.7,
               label=f'tau_crit={tau_critical:.3f}')
ax.set_xlabel('tau')
ax.set_ylabel('kappa')
ax.set_title('Instanton kappa Trajectory')
ax.legend(fontsize=7)
ax.set_xlim([0.19, 1.0])
ax.grid(True, alpha=0.3)

# Panel C: Delta(tau) profile
ax = axes[1, 0]
ax.plot(tau_extended, Delta_full, 'b-', linewidth=2, label='Linear extrapolation')
ax.plot(tau_extended, Delta_quad, 'b--', alpha=0.5, linewidth=1, label='Quadratic extrap.')
ax.plot(tau_near, Delta_near, 'ro', markersize=5, zorder=5, label='s72 ED (ground truth)')
ax.axvline(x=tau_fold, color='orange', linestyle='--', alpha=0.7, label='Fold')
ax.set_xlabel('tau')
ax.set_ylabel('Delta [M_KK]')
ax.set_title('BCS Gap Profile')
ax.legend(fontsize=7)
ax.set_xlim([0.19, 1.0])
ax.grid(True, alpha=0.3)

# Panel D: E_J and E_C profiles
ax = axes[1, 1]
ax.semilogy(tau_extended, E_J_extended, 'b-', linewidth=2, label='E_J (cell)')
ax.semilogy(tau_extended, E_C_geomean_arr, 'r-', linewidth=2, label='E_C (geomean)')
ax.semilogy(tau_extended, E_C_r1_arr, 'r--', alpha=0.3, label='E_C Route 1')
ax.semilogy(tau_extended, E_C_r2_arr, 'g--', alpha=0.3, label='E_C Route 2')
ax.semilogy(tau_extended, E_C_r3_arr, 'm--', alpha=0.3, label='E_C Route 3')
ax.axvline(x=tau_fold, color='orange', linestyle='--', alpha=0.7, label='Fold')
ax.set_xlabel('tau')
ax.set_ylabel('Energy [M_KK]')
ax.set_title('E_J and E_C Profiles')
ax.legend(fontsize=7)
ax.set_xlim([0.19, 1.0])
ax.grid(True, alpha=0.3)

plt.suptitle('JJ-KAPPA-MAP-73a: Josephson Phase Diagram vs Instanton kappa',
             fontsize=12, fontweight='bold')
plt.tight_layout()
plt.savefig(os.path.join(data_dir, "s73a_jj_kappa_map.png"), dpi=150, bbox_inches='tight')
print(f"  Plot saved to: {os.path.join(data_dir, 's73a_jj_kappa_map.png')}")

t_end = time.time()
print(f"\n  Total time: {t_end - t_start:.1f}s")
print(f"\n{'='*72}")
print(f"  JJ-KAPPA-MAP-73a COMPLETE")
print(f"{'='*72}")
